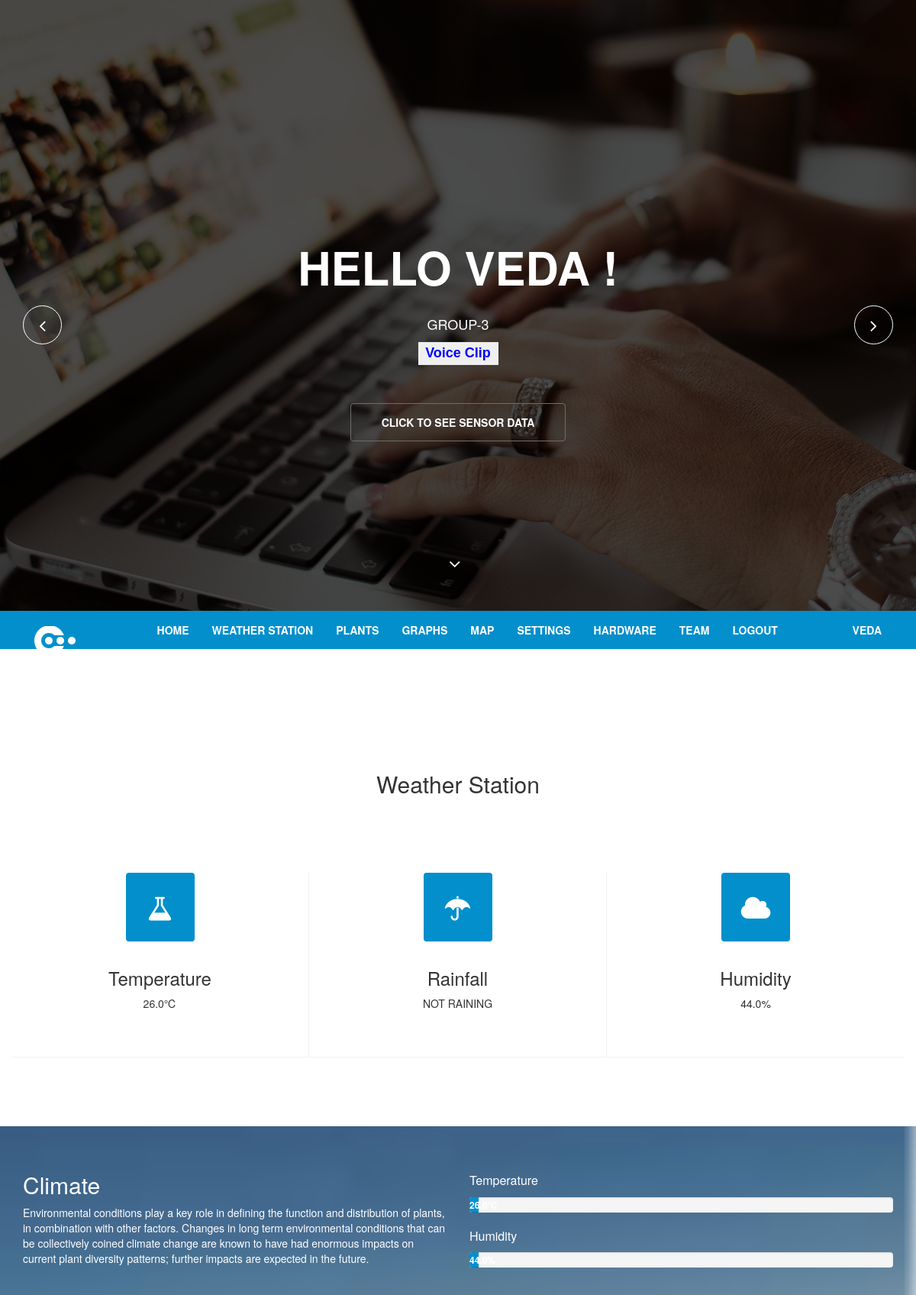
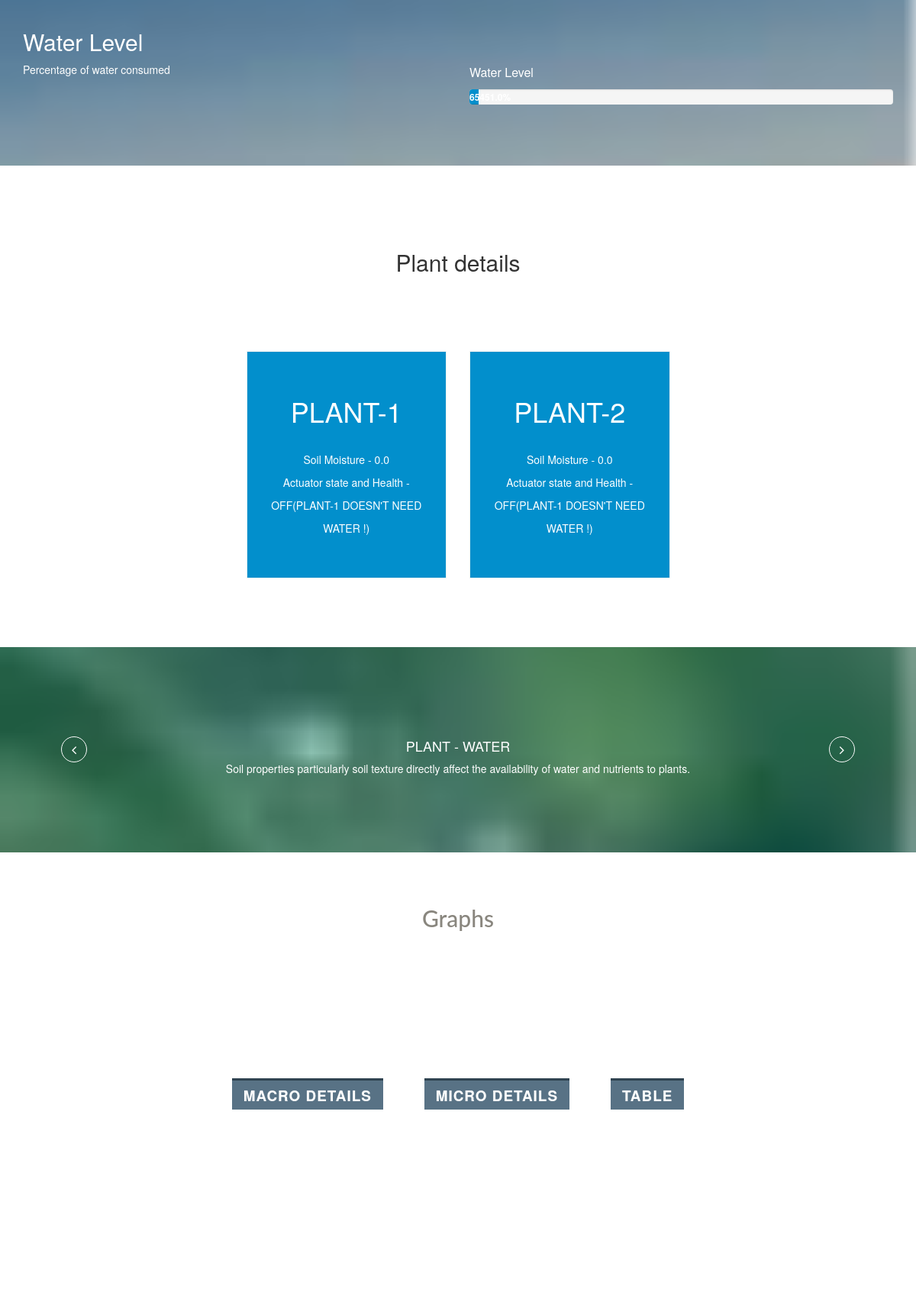
The page /sensors/display/ (signed in, upper part) on the database its author committed (2 pictures, top to bottom).
### sensors/models.py (models this page shows, shortened)
class plantdetails(models.Model):
	idOfPlant = models.ForeignKey(plant,on_delete=models.CASCADE,default=0)
	soilmoisture=models.FloatField(default=0)
	actuatorstate=models.CharField(max_length=50)
	dateAndTime=models.CharField(max_length=255)
	temperature = models.FloatField(default=0)
	humidity = models.FloatField(default=0)
	waterlevel=models.FloatField(default=0)
	rainfall=models.CharField(max_length=50)
	ms=models.FloatField(default=0)
	msdisplay=models.CharField(max_length=50)

### sensors/views.py (the view)
def new_disp(request):
	det = plant.objects.get(pk=11)
	a=plantdetails.objects.filter(idOfPlant=det.id)[::-1]
	plant1=a[0]
	det1 = plant.objects.get(pk=12)
	b=plantdetails.objects.filter(idOfPlant=det1.id)[::-1]
	plant2=b[0]
	p=plant.objects.all()
	return render(request ,'sensors/template/index.html',{'p':p,'plant1':plant1,'plant2':plant2,'user':request.user})

### sensors/templates/sensors/template/index.html (shortened to what this page needs)
<!DOCTYPE html>
{% load staticfiles %}
<html lang="en">
<head>
  <link type="text/css" href="{% static 'sensors/css/bootstrap.min.css' %}" rel="stylesheet">
  <link type="text/css" href="{% static 'sensors/css/animate.min.css' %}" rel="stylesheet">
  <link type="text/css" href="{% static 'sensors/css/font-awesome.min.css' %}" rel="stylesheet">
  <link type="text/css" href="{% static 'sensors/css/lightbox.css' %}" rel="stylesheet">
  <link type="text/css" href="{% static 'sensors/css/main.css' %}" rel="stylesheet">
  <link type="text/css" id="css-preset" href="{% static 'sensors/css/presets/preset1.css' %}" rel="stylesheet">
  <link type="text/css" href="{% static 'sensors/css/responsive.css' %}" rel="stylesheet">
    <link rel="stylesheet" href="https://maxcdn.bootstrapcdn.com/bootstrap/3.3.7/css/bootstrap.min.css">
</head>
<body>
  <header id="home">
    <div id="home-slider" class="carousel slide carousel-fade" data-ride="carousel">
      <div class="carousel-inner">
        <div class="item active" style="background-image: url({% static 'sensors/images/slider/1.jpg' %})">
          <div class="caption">
	    <h1 class="animated fadeInLeftBig">Hello {{ user }} !</h1>
		<p class="animated fadeInRightBig">GROUP-3</p>
            <p class="animated fadeInRightBig" ><input class="button" id="myButton" onclick='responsiveVoice.speak("Hello {{user}} Welcome to Plant Management   here is your curent plant status temperaturer is {{plant1.temperature}} degrees              humidity is {{plant1.humidity}} percentage            water level is {{plant1.waterlevel}} centimeter               rainfall status {{plant1.rainfall}}            ");' type='button' value='Voice Clip' /></p>
            <a data-scroll class="btn btn-start animated fadeInUpBig" href="#services">Click to see sensor data</a>
          </div>
        </div>
      </div>
      <a class="left-control" href="#home-slider" data-slide="prev"><i class="fa fa-angle-left"></i></a>
      <a class="right-control" href="#home-slider" data-slide="next"><i class="fa fa-angle-right"></i></a>
      <a id="tohash" href="#services"><i class="fa fa-angle-down"></i></a>
    </div>
    <div class="main-nav">
      <div class="container">
        <div class="navbar-header">
	<a class="navbar-brand" href="index.html">
            <h1><img class="img-responsive" src="{% static 'sensors/images/logo1.png' %}" alt="logo"></h1>
          </a>
        </div>
        <div class="collapse navbar-collapse">
          <ul class="nav navbar-nav navbar-right">
            <li class="scroll"><a href="#home">Home</a></li>
            <li class="scroll"><a href="#services">Weather Station</a></li>
            <li class="scroll"><a href="#pricing">Plants</a></li>
	    <li class="scroll"><a href="#blog">Graphs</a></li>
            <li class="scroll"><a href="#contact">Map</a></li>
            <li class="scroll"><a href="/sensors/display/set/">Settings</a></li>
            <li class="scroll"><a href="#portfolio">Hardware</a></li>
            <li class="scroll"><a href="#team">Team</a></li>
	    <li class="scroll"><a href="/sensors/home/">Logout</a></li>
	    <li class="scroll" align="right" id="user"><a href="#user">&emsp;&nbsp;&emsp; &emsp;&nbsp;&emsp;{{user}}</a></li>
          </ul>
        </div>
      </div>
    </div>
  </header>
  <br>
  <br>
  <section >
    <div class="container">
      <div class="heading wow fadeInUp" data-wow-duration="1000ms" data-wow-delay="300ms">
        <div class="row">
          <div class="text-center col-sm-8 col-sm-offset-2">
            <h2 >Weather Station</h2>
          </div>
        </div>
      </div>
      <div class="text-center our-services">
        <div class="row">
          <div class="col-sm-4 wow fadeInDown" data-wow-duration="1000ms" data-wow-delay="300ms">
            <div class="service-icon">
              <i class="fa fa-flask"></i>
            </div>
            <div class="service-info">
              <h3>Temperature</h3>
              <p>{{plant1.temperature}}&#8451;</p>
            </div>
          </div>
          <div class="col-sm-4 wow fadeInDown" data-wow-duration="1000ms" data-wow-delay="450ms">
            <div class="service-icon">
              <i class="fa fa-umbrella"></i>
            </div>
            <div class="service-info">
              <h3>Rainfall</h3>
              <p>{{plant1.rainfall}}</p>
            </div>
          </div>
          <div class="col-sm-4 wow fadeInDown" data-wow-duration="1000ms" data-wow-delay="550ms">
            <div class="service-icon">
              <i class="fa fa-cloud"></i>
            </div>
            <div class="service-info">
              <h3>Humidity</h3>
              <p>{{plant1.humidity}}%</p>
            </div>
          </div>
      </div>
    </div>
  </section>
  <section id="about-us" class="parallax">
    <div class="container">
      <div class="row">
        <div class="col-sm-6">
          <div class="about-info wow fadeInUp" data-wow-duration="1000ms" data-wow-delay="300ms">
            <h2>Climate</h2>
            <p>Environmental conditions play a key role in defining the function and distribution of plants, in combination with other factors. Changes in long term environmental conditions that can be collectively coined climate change are known to have had enormous impacts on current plant diversity patterns; further impacts are expected in the future.</p>
          </div>
          <div class="about-info wow fadeInUp" data-wow-duration="1000ms" data-wow-delay="300ms">
            <h2><br><br>Water Level</h2>
            <p>Percentage of water consumed</p>
          </div>
        </div>
        <div class="col-sm-6">
          <div class="our-skills wow fadeInDown" data-wow-duration="1000ms" data-wow-delay="300ms">
            <div class="single-skill wow fadeInDown" data-wow-duration="1000ms" data-wow-delay="400ms">
              <p class="lead">Temperature</p>
              <div class="progress">
                <div class="progress-bar progress-bar-primary six-sec-ease-in-out" role="progressbar"  aria-valuetransitiongoal="{{plant1.temperature}}">{{plant1.temperature}}&#8451;</div>
              </div>
            </div>
            <div class="single-skill wow fadeInDown" data-wow-duration="1000ms" data-wow-delay="300ms">
              <p class="lead">Humidity</p>
              <div class="progress">
                <div class="progress-bar progress-bar-primary six-sec-ease-in-out" role="progressbar"  aria-valuetransitiongoal="{{plant1.humidity}}">{{plant1.humidity}}%</div>
              </div>
            </div>
            <div> <br> <br><br><br><br> </div>
            <div class="single-skill wow fadeInDown" data-wow-duration="1000ms" data-wow-delay="500ms">
              <p class="lead">Water Level</p>
              <div class="progress">
                <div class="progress-bar progress-bar-primary six-sec-ease-in-out" role="progressbar"  aria-valuetransitiongoal="{{plant1.waterlevel}}">{{plant1.waterlevel}}%</div>
              </div>
            </div>
          </div>
        </div>
      </div>
    </div>
  </section>
  <section id="pricing">
    <div class="container">
      <div class="row">
        <div class="heading text-center col-sm-8 col-sm-offset-2 wow fadeInUp" data-wow-duration="1200ms" data-wow-delay="300ms">
          <h2>Plant details</h2>
        </div>
      </div>
      <div class="pricing-table">
        <div class="row">
          <div class="col-sm-3">
          </div>
          <div class="col-sm-3">
            <div class="single-table featured wow flipInY" data-wow-duration="1000ms" data-wow-delay="800ms">
              <div class="price">
                PLANT-1
              </div>
              <ul>
                <li>Soil Moisture - {{plant1.soilmoisture}}</li>
                <li>Actuator state and Health -{{plant1.actuatorstate}}</li>
              </ul>
            </div>
          </div>
          <div class="col-sm-3">
            <div class="single-table featured wow flipInY" data-wow-duration="1000ms" data-wow-delay="800ms">
              <div class="price">
                PLANT-2
              </div>
              <ul>
                <li>Soil Moisture - {{plant2.soilmoisture}}</li>
                <li>Actuator state and Health -{{plant2.actuatorstate}}</li>
              </ul>
            </div>
          </div>
        </div>
      </div>
    </div>
  </section>
  <section id="twitter" class="parallax">
    <div>
      <a class="twitter-left-control" href="#twitter-carousel" role="button" data-slide="prev"><i class="fa fa-angle-left"></i></a>
      <a class="twitter-right-control" href="#twitter-carousel" role="button" data-slide="next"><i class="fa fa-angle-right"></i></a>
      <div class="container">
        <div class="row">
          <div class="col-sm-8 col-sm-offset-2">
            <div class="text-center">
              <h4>PLANT - WATER</h4>
            </div>
            <div id="twitter-carousel" class="carousel slide" data-ride="carousel">
              <div class="carousel-inner">
                <div class="item active wow fadeIn" data-wow-duration="1000ms" data-wow-delay="300ms">
                  <p>Soil properties particularly soil texture directly affect the availability of water and nutrients to plants.</p>
                </div>
              </div>
            </div>
          </div>
        </div>
      </div>
    </div>
  </section>
<div class="container">
			<div class="codrops-top clearfix">
				<a class="codrops-icon codrops-icon-prev" href="http://tympanus.net/Development/3DEffectMobileShowcase/"></a>
				<span class="right"><a class="codrops-icon codrops-icon-drop" href="http://tympanus.net/codrops/?p=16182"></a></span>
			</div>
			<header id="blog">
				<center><h2>Graphs</h2></center>
			</header>
			<section class="color-1">
				<nav class="cl-effect-20">
					<a href="/sensors/display/macrographs/" target="_blank"><span data-hover="Show graph"><b>MACRO DETAILS</b></span></a>
					<a href="/sensors/display/soilmoisture/" target="_blank"><span data-hover="Show graph"><b>MICRO DETAILS</b></span></a>
					<a href="/sensors/display/table/" target="_blank"><span data-hover="Show"><b>Table</b></span></a>
				</nav>
			</section>
		</div>
  <section>
  </section>
</body>
</html>

### sensors/templates/sensors/template/index.html (style rules this page uses)
article,aside,details,figcaption,figure,footer,header,hgroup,main,nav,section,summary { display:block; }
html { font-family:sans-serif;-ms-text-size-adjust:100%;-webkit-text-size-adjust:100%; }
body { margin:0; }
h1 { font-size:2em;margin:0.67em 0; }
b,strong { font-weight:bold; }
img { border:0; }
button,input,select,textarea { font-family:inherit;font-size:100%;margin:0; }
button,input { line-height:normal; }
button,html input[type="button"],input[type="reset"],input[type="submit"] { -webkit-appearance:button;cursor:pointer; }
*, *:after, *::before { -webkit-box-sizing: border-box; -moz-box-sizing: border-box; box-sizing: border-box; }
body { font-family: 'Raleway', sans-serif; }
nav a { position: relative; display: inline-block; margin: 15px 25px; outline: none; color: #fff; text-decoration: none; text-transform: uppercase; letter-spacing: 1px; font-weight: 400; text-shadow: 0 0 1px rgba(255,255,255,0.3); font-size: 1.35em; }
.cl-effect-20 a { line-height: 2em; -webkit-perspective: 800px; -moz-perspective: 800px; perspective: 800px; }
.cl-effect-20 a span { position: relative; display: inline-block; padding: 3px 15px 0; background: #587285; box-shadow: inset 0 3px #2f4351; -webkit-transition: background 0.6s; -moz-transition: background 0.6s; transition: background 0.6s; -webkit-transform-origin: 50% 0; -moz-transform-origin: 50% 0; transform-origin: 50% 0; -webkit-transform-style: preserve-3d; -moz-transform-style: preserve-3d; transform-style: preserve-3d; -webkit-transform-origin: 0% 50%; -moz-transform-origin: 0% 50%; transform-origin: 0% 50%; }
.cl-effect-20 a span::before { position: absolute; top: 0; left: 0; width: 100%; height: 100%; background: #006699; color: #ffffff; content: attr(data-hover); -webkit-transform: rotateX(270deg); -moz-transform: rotateX(270deg); transform: rotateX(270deg); -webkit-transition: -webkit-transform 0.6s; -moz-transition: -moz-transform 0.6s; transition: transform 0.6s; -webkit-transform-origin: 0 0; -moz-transform-origin: 0 0; transform-origin: 0 0; pointer-events: none; }
.container > header, .codrops-top { font-family: 'Lato', Arial, sans-serif; }
.container > header { margin: 0 auto; padding: 2em; text-align: center; color: #89867e; }
.codrops-top { background: #fff; background: rgba(255, 255, 255, 0.6); text-transform: uppercase; width: 100%; font-size: 0.69em; line-height: 2.2; }
.codrops-top a { text-decoration: none; padding: 0 1em; letter-spacing: 0.1em; color: #888; display: inline-block; }
.codrops-top span.right { float: right; }
.codrops-top span.right a { float: left; display: block; }
.codrops-icon:before { font-family: 'codropsicons'; margin: 0 4px; speak: none; font-style: normal; font-weight: normal; font-variant: normal; text-transform: none; line-height: 1; -webkit-font-smoothing: antialiased; }
.codrops-icon-drop:before { content: "\e001"; }
.codrops-icon-prev:before { content: "\e004"; }
.container > section { margin: 0 auto; padding: 10em 3em; text-align: center; }
.color-1 { background: #0088cc; }
.button { width:105px; height: 30px; background-image:url('tiny_.gif'); line-height: 20px; padding-bottom: 2px; vertical-align: middle; font-family: "Lucida Grande", Geneva, Verdana, Arial, Helvetica, sans-serif; font-size: 18px; font-weight: bold; text-transform: none; border:1px solid transparent; color:blue; }

### rows shown on the page
plantdetails: temperature "26.0", rainfall "NOT RAINING", humidity "44.0", waterlevel "65451.0", soilmoisture "0.0", actuatorstate "OFF(PLANT-1 DOESN'T NEED WATER !)"
plantdetails: soilmoisture "0.0", actuatorstate "OFF(PLANT-1 DOESN'T NEED WATER !)"

### other values the page prints
{{ user }} "VEDA"
